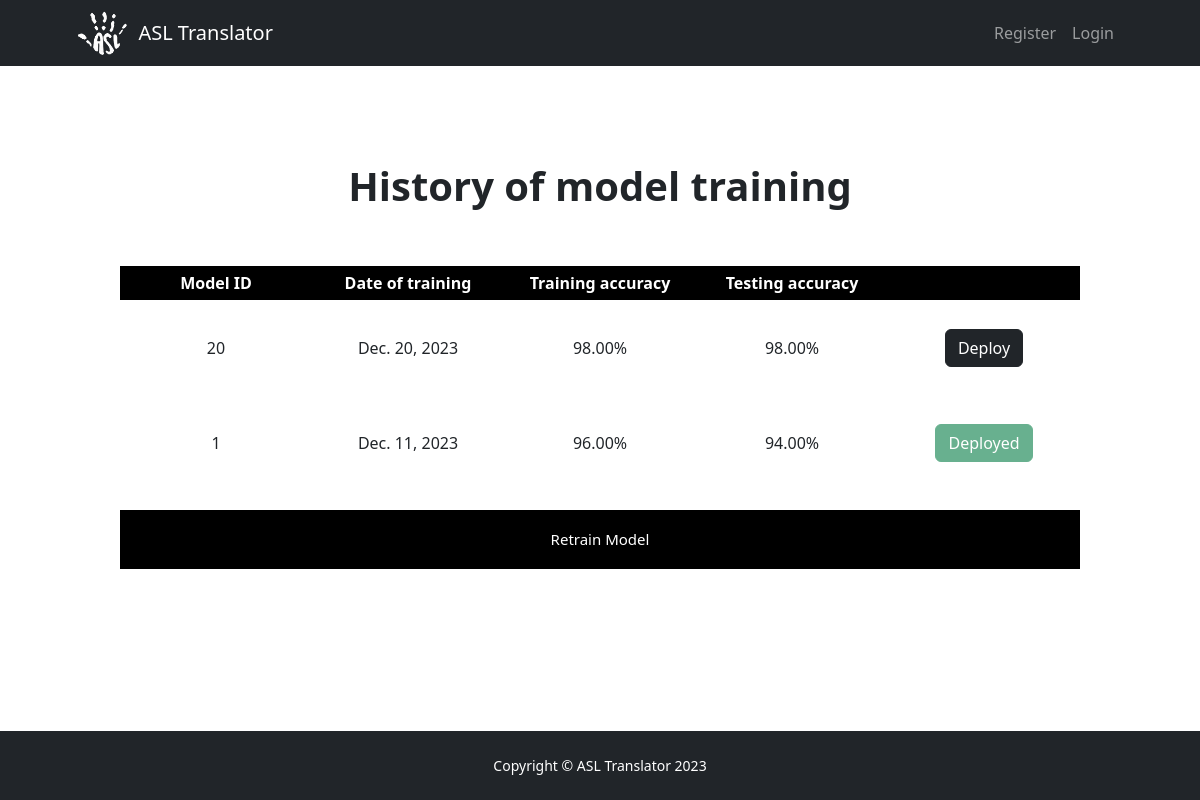
The page /training/ on the database its author committed.
### website/models.py (models this page shows, shortened)
class Training(models.Model):
    model_id = models.AutoField(primary_key=True)
    tr_input_file = models.ForeignKey(Training_input, on_delete=models.CASCADE, blank=True, null=True)
    training_date = models.DateField(default=datetime.datetime.today)
    training_accuracy = models.DecimalField(max_digits=5, decimal_places=2, default=0)
    testing_accuracy = models.DecimalField(max_digits=5, decimal_places=2, default=0)
    model_weights = models.FileField(upload_to="models/", blank=True, null=True)
    is_deployed = models.BooleanField(default=False, blank=True, null=True)
    class Meta:
        ordering = ('-training_accuracy', '-testing_accuracy',)

### website/views.py (the view, shortened to what this page needs)
# urls.py: path("training/", views.training, name = "training"),
def training(request):
    current_user = request.user
    training_list = Training.objects.all()
    tr_upload_form = UploadTrainingForm()
    return render(request, "training.html", {'training_list': training_list, 'tr_upload_form': tr_upload_form})

### website/templates/training.html (shortened to what this page needs)
{% extends "base.html" %}
{% load static %}
{% block content %}
<head>
</head>
<body class="d-flex flex-column">
    <main class="flex-shrink-0">
        <header class="py-5">
            <div class="container px-5">
                <div class="row justify-content-center">
                    <div class="col-lg-8 col-xxl-6">
                        <div class="text-center my-5">
                            <h1 class="fw-bolder mb-3">History of model training</h1>
                        </div>
                    </div>
                </div>
            </div>
        </header>
        <div class="container-table">
            <div class="row">
                <table class="fixed_header table-sortable">
                    <thead>
                        <tr>
                            <th>Model ID</th>
                            <th>Date of training</th>
                            <th>Training accuracy</th>
                            <th>Testing accuracy</th>
                            <th></th>
                        </tr>
                    </thead>
                    <tfoot>
                        <tr>
                        <th colspan='5'>
                        </th>
                        </tr>
                    </tfoot>
                    <tbody>
                        {% for training in training_list %}
                        <tr>
                            <td data-title='Model ID'> {{ training.model_id }} </td>
                            <td data-title='Date of training'> {{ training.training_date }} </td>
                            <td data-title="Training accuracy"> {{ training.training_accuracy }}% </td>
                            <td data-title="Testing accuracy"> {{ training.testing_accuracy }}% </td>
                            <td class='deploy'>
                                {% if training.is_deployed %}
                                    <button class='btn btn-success' disabled>Deployed</button>
                                {% else %}
                                    <a href="deploy/{{ training.model_id}}" class='btn btn-dark' '>Deploy</a>
                                {% endif %}
                            </td>
                        </tr>
                        {% endfor %}
                    </tbody>
                    <tfoot>
                        <tr>
                        <th colspan='5'>
                        </th>
                        </tr>
                    </tfoot>
                </table>
                <button type="submit" class="collapsible">Retrain Model</button>
                </div>
            </div>
    </main>
</body>
{% endblock %}

### rows shown on the page
Training: model_id "20", training_date "Dec. 20, 2023", training_accuracy "98.00", testing_accuracy "98.00"
Training: model_id "1", training_date "Dec. 11, 2023", training_accuracy "96.00", testing_accuracy "94.00", is_deployed "Deployed"
